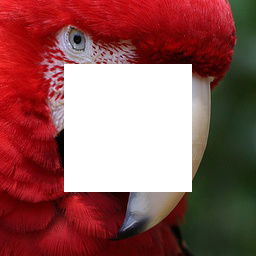
#> input picture deepstab/deepfill/examples/imagenet/imagenet_patches_ILSVRC2012_val_00022355_input.png, 256 x 256 px, given as the content of the folder data/processed/video/DAVIS/Annotations_dilated/480p, which was not available
$ python invert_masks.py
#> lines starting #> are read from the running program, lines starting #| are printed output that depends on the picture; pictures that were not available may be replaced by others from this repository, and a replacement may not be noted
import argparse
import glob
import os

import cv2 as cv
import numpy as np

from tqdm import tqdm

parser = argparse.ArgumentParser()
parser.add_argument('--input-dir', type=str, default='data/processed/video/DAVIS/Annotations_dilated/480p')
parser.add_argument('--output-dir', type=str, default='data/processed/video/DAVIS/Annotations_inverted/480p')
opt = parser.parse_args()


def invert(mask):
    return 255 - mask


if __name__ == '__main__':
    for input_path in tqdm(glob.glob(f'{opt.input_dir}/**/*.png', recursive=True)):
        mask = cv.imread(input_path, cv.IMREAD_GRAYSCALE)
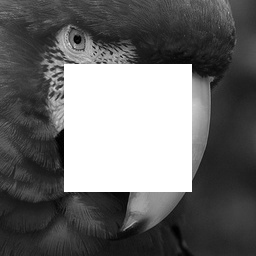
#> mask: shape (256, 256); min 0, max 255, mean 107.9
        dilated_mask = invert(mask)
#> in invert, `return 255 - mask`:
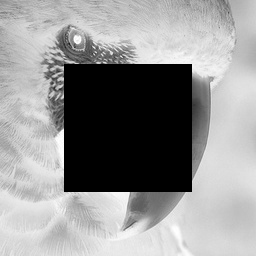
#> returned value: shape (256, 256); min 0, max 255, mean 147.1
        output_path = input_path.replace(opt.input_dir, opt.output_dir)
        os.makedirs(os.path.dirname(output_path), exist_ok=True)
        cv.imwrite(output_path, dilated_mask)

$ run again, on deepstab/deepfill/examples/imagenet/imagenet_patches_ILSVRC2012_val_00025892_input.png
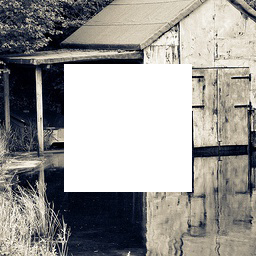
#> input picture deepstab/deepfill/examples/imagenet/imagenet_patches_ILSVRC2012_val_00025892_input.png, 256 x 256 px, given as the content of the folder data/processed/video/DAVIS/Annotations_dilated/480p, which was not available
#> `mask = cv.imread(input_path, cv.IMREAD_GRAYSCALE)`:
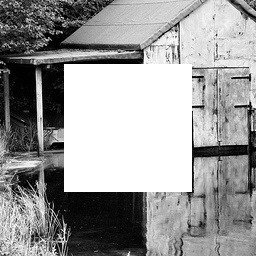
#> mask: shape (256, 256); min 0, max 255, mean 153.2
#> in invert, `return 255 - mask`:
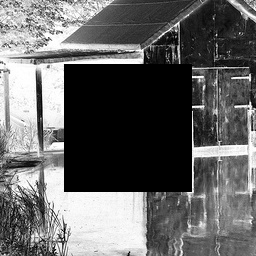
#> returned value: shape (256, 256); min 0, max 255, mean 101.8

$ run again, on deepstab/deepfill/examples/imagenet/imagenet_patches_ILSVRC2012_val_00045643_input.png
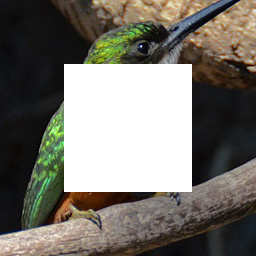
#> input picture deepstab/deepfill/examples/imagenet/imagenet_patches_ILSVRC2012_val_00045643_input.png, 256 x 256 px, given as the content of the folder data/processed/video/DAVIS/Annotations_dilated/480p, which was not available
#> `mask = cv.imread(input_path, cv.IMREAD_GRAYSCALE)`:
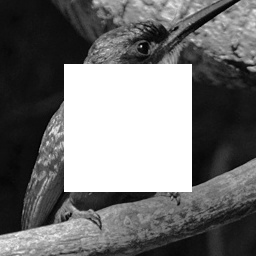
#> mask: shape (256, 256); min 0, max 255, mean 114.7
#> in invert, `return 255 - mask`:
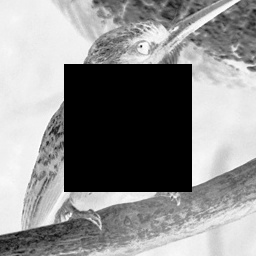
#> returned value: shape (256, 256); min 0, max 255, mean 140.3
